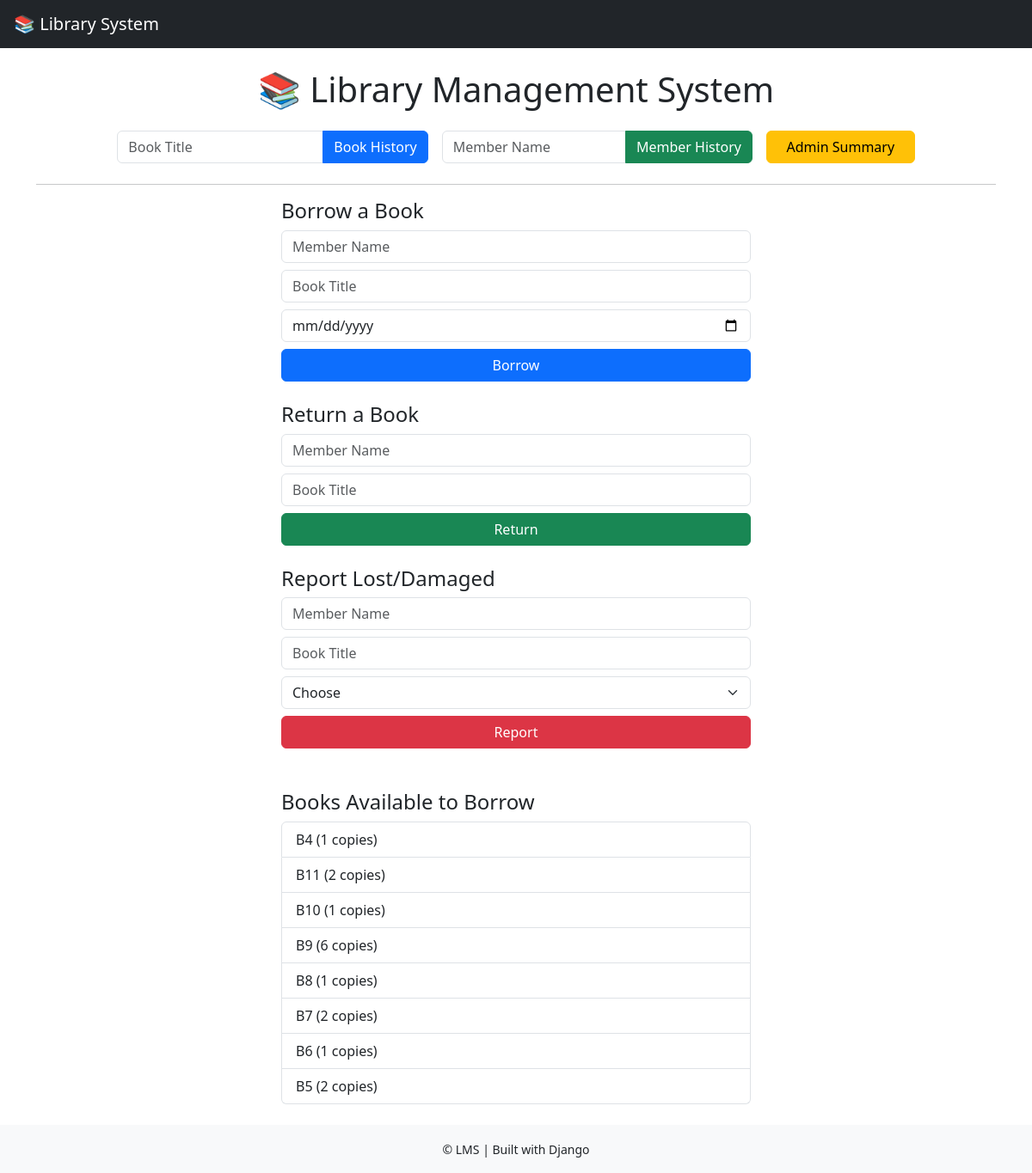
The page / on the database its author committed.
### inventory/models.py (models this page shows, shortened)
class Book(models.Model):
    code = models.CharField(max_length=10, unique=True, editable=False)
    title = models.CharField(max_length=255)
    author = models.CharField(max_length=255)
    category = models.ForeignKey(Category, on_delete=models.CASCADE)
    available_copies = models.PositiveIntegerField(default=1)

### library_system/views.py (the view, shortened to what this page needs)
# urls.py: path('', views.homepage, name='homepage'),
@require_http_methods(["GET", "POST"])
def homepage(request):
    message = request.GET.get('message')
    error = request.GET.get('error')
    available_books = Book.objects.filter(available_copies__gt=0)
    return render(request, 'homepage.html', {
        'available_books': available_books,
        'message': message,
        'error': error
    })

### templates/homepage.html (shortened to what this page needs)
{% extends "base.html" %}
{% block content %}
<h1 class="text-center mt-4">📚 Library Management System</h1>
<div class="row justify-content-center mt-4 mb-4 gx-3">
  <div class="col-md-4">
    <form method="get" action="{% url 'book-detail' %}">
      <div class="input-group">
        <input type="text" name="title" class="form-control" placeholder="Book Title" required>
        <button class="btn btn-primary">Book History</button>
      </div>
    </form>
  </div>
  <div class="col-md-4">
    <form method="get" action="{% url 'member-history' %}">
      <div class="input-group">
        <input type="text" name="name" class="form-control" placeholder="Member Name" required>
        <button class="btn btn-success">Member History</button>
      </div>
    </form>
  </div>
  <div class="col-md-2">
    <a href="{% url 'admin-summary' %}" class="btn btn-warning w-100">Admin Summary</a>
  </div>
</div>
<hr />
<div class="row justify-content-center gx-4">
  <div class="col-md-6">
    <h4>Borrow a Book</h4>
    <form id="borrow-form" class="mb-4">
      <input name="member_name" class="form-control mb-2" placeholder="Member Name" required>
      <input name="book_title" class="form-control mb-2" placeholder="Book Title" required>
      <input type="date" name="due_date" class="form-control mb-2" required>
      <button type="submit" class="btn btn-primary w-100">Borrow</button>
    </form>
    <h4>Return a Book</h4>
    <form id="return-form" class="mb-4">
      <input name="member_name" class="form-control mb-2" placeholder="Member Name" required>
      <input name="book_title" class="form-control mb-2" placeholder="Book Title" required>
      <button type="submit" class="btn btn-success w-100">Return</button>
    </form>
    <h4>Report Lost/Damaged</h4>
    <form id="report-form" class="mb-4">
      <input name="member_name" class="form-control mb-2" placeholder="Member Name" required>
      <input name="book_title" class="form-control mb-2" placeholder="Book Title" required>
      <select name="status_type" class="form-select mb-2" required>
        <option value="">Choose</option>
      </select>
      <button type="submit" class="btn btn-danger w-100">Report</button>
    </form>
    <h4 class="mt-5">Books Available to Borrow</h4>
    <ul class="list-group">
      {% for b in available_books %}
        <li class="list-group-item" data-title="{{ b.title }}">
            {{ b.title }} ({{ b.available_copies }} copies)
        </li>
      {% empty %}
        <li class="list-group-item text-muted">No books available</li>
      {% endfor %}
    </ul>
  </div>
</div>
{% endblock %}

### rows shown on the page
Book: title "B4", available_copies "1"
Book: title "B11", available_copies "2"
Book: title "B10", available_copies "1"
Book: title "B9", available_copies "6"
Book: title "B8", available_copies "1"
Book: title "B7", available_copies "2"
Book: title "B6", available_copies "1"
Book: title "B5", available_copies "2"
